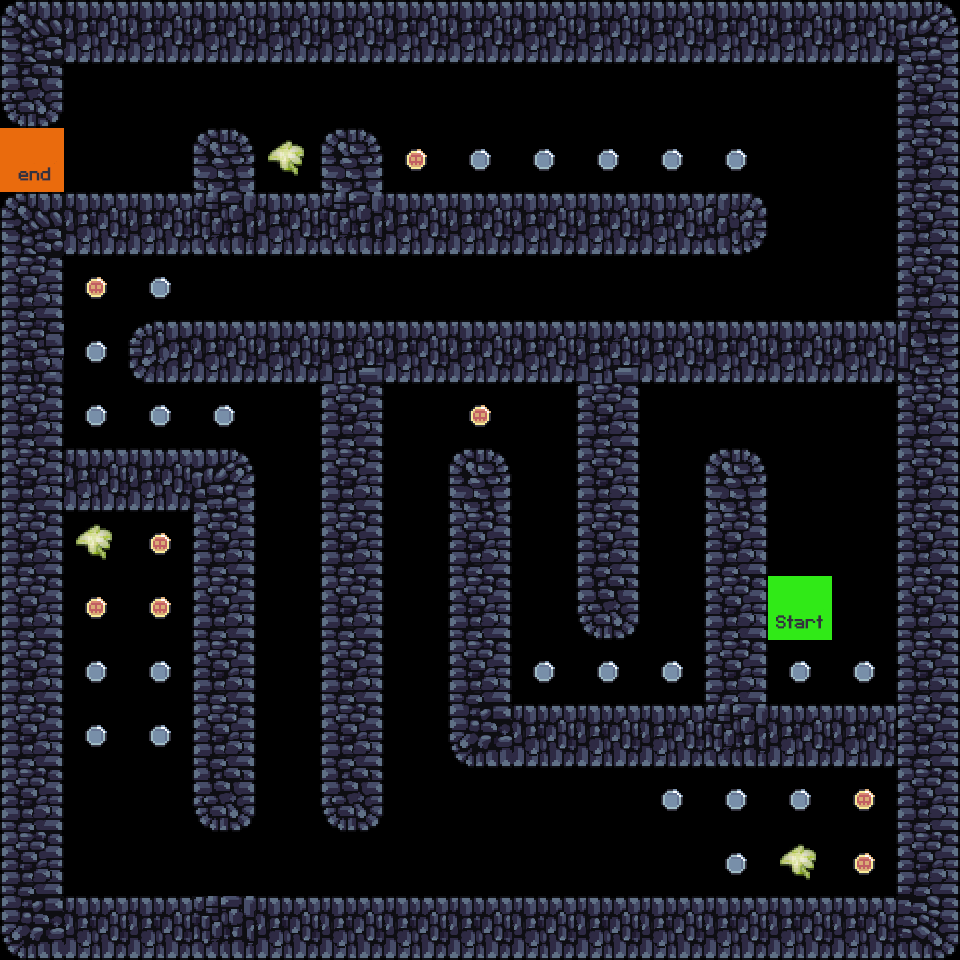

This is a level from a 2D game, rendered from its Tiled map with the project's own tilesets. A one-line summary and the complete map file follow:
An orthogonal 15x15 tile map with 64x64 px tiles, 5 tile layers (walls, coins, flowers, enemies, ...), 5 tilesets.

<map version="1.9" tiledversion="1.9.0" orientation="orthogonal" renderorder="right-down" width="15" height="15" tilewidth="64" tileheight="64" infinite="0" nextlayerid="8" nextobjectid="1">
 <editorsettings>
  <export target="../0/level_0.csv" format="csv" />
 </editorsettings>
 <tileset firstgid="1" source="../tilesets/terrain_tiles.tsx" />
 <tileset firstgid="26" source="../tilesets/coin_tiles.tsx" />
 <tileset firstgid="28" source="../tilesets/flower_tiles.tsx" />
 <tileset firstgid="29" source="../tilesets/player_tiles.tsx" />
 <tileset firstgid="31" source="../tilesets/enemy_tile.tsx" />
 <layer id="1" name="walls" width="15" height="15">
  <data encoding="csv">
16,14,14,14,14,14,14,14,14,14,14,14,14,14,17,
23,0,0,0,0,0,0,0,0,0,0,0,0,0,8,
0,0,0,3,0,3,0,0,0,0,0,0,0,0,8,
16,14,14,9,14,9,14,14,14,14,14,15,0,0,8,
8,0,0,0,0,0,0,0,0,0,0,0,0,0,8,
4,0,11,14,14,5,14,14,14,5,14,14,14,14,10,
8,0,0,0,0,8,0,0,0,8,0,0,0,0,8,
8,14,14,17,0,8,0,3,0,8,0,3,0,0,8,
8,0,0,8,0,8,0,8,0,8,0,8,0,0,8,
8,0,0,8,0,8,0,8,0,23,0,8,0,0,8,
8,0,0,8,0,8,0,8,0,0,0,8,0,0,8,
8,0,0,8,0,8,0,21,14,14,14,9,14,14,8,
8,0,0,23,0,23,0,0,0,0,0,0,0,0,8,
8,0,0,0,0,0,0,0,0,0,0,0,0,0,8,
21,14,14,9,14,14,14,14,14,14,14,14,14,14,22
</data>
 </layer>
 <layer id="2" name="coins" width="15" height="15">
  <data encoding="csv">
0,0,0,0,0,0,0,0,0,0,0,0,0,0,0,
0,0,0,0,0,0,0,0,0,0,0,0,0,0,0,
0,0,0,0,0,0,26,27,27,27,27,27,0,0,0,
0,0,0,0,0,0,0,0,0,0,0,0,0,0,0,
0,26,27,0,0,0,0,0,0,0,0,0,0,0,0,
0,27,0,0,0,0,0,0,0,0,0,0,0,0,0,
0,27,27,27,0,0,0,26,0,0,0,0,0,0,0,
0,0,0,0,0,0,0,0,0,0,0,0,0,0,0,
0,0,26,0,0,0,0,0,0,0,0,0,0,0,0,
0,26,26,0,0,0,0,0,0,0,0,0,0,0,0,
0,27,27,0,0,0,0,0,27,27,27,0,27,27,0,
0,27,27,0,0,0,0,0,0,0,0,0,0,0,0,
0,0,0,0,0,0,0,0,0,0,27,27,27,26,0,
0,0,0,0,0,0,0,0,0,0,0,27,0,26,0,
0,0,0,0,0,0,0,0,0,0,0,0,0,0,0
</data>
 </layer>
 <layer id="3" name="flowers" width="15" height="15">
  <data encoding="csv">
0,0,0,0,0,0,0,0,0,0,0,0,0,0,0,
0,0,0,0,0,0,0,0,0,0,0,0,0,0,0,
0,0,0,0,28,0,0,0,0,0,0,0,0,0,0,
0,0,0,0,0,0,0,0,0,0,0,0,0,0,0,
0,0,0,0,0,0,0,0,0,0,0,0,0,0,0,
0,0,0,0,0,0,0,0,0,0,0,0,0,0,0,
0,0,0,0,0,0,0,0,0,0,0,0,0,0,0,
0,0,0,0,0,0,0,0,0,0,0,0,0,0,0,
0,28,0,0,0,0,0,0,0,0,0,0,0,0,0,
0,0,0,0,0,0,0,0,0,0,0,0,0,0,0,
0,0,0,0,0,0,0,0,0,0,0,0,0,0,0,
0,0,0,0,0,0,0,0,0,0,0,0,0,0,0,
0,0,0,0,0,0,0,0,0,0,0,0,0,0,0,
0,0,0,0,0,0,0,0,0,0,0,0,28,0,0,
0,0,0,0,0,0,0,0,0,0,0,0,0,0,0
</data>
 </layer>
 <layer id="5" name="enemies" width="15" height="15">
  <data encoding="csv">
0,0,0,0,0,0,0,0,0,0,0,0,0,0,0,
0,0,0,0,0,0,0,0,0,0,0,0,0,0,0,
0,31,0,0,0,0,0,0,0,0,0,0,0,0,0,
0,0,0,0,0,0,0,0,0,0,0,0,0,0,0,
0,0,0,0,0,0,31,0,0,0,0,0,0,0,0,
0,0,0,0,0,0,0,0,0,0,0,0,0,0,0,
0,0,0,0,0,0,0,0,0,0,0,0,0,0,0,
0,0,0,0,0,0,0,0,0,0,0,0,0,0,0,
0,0,0,0,0,0,0,0,0,0,0,0,0,0,0,
0,0,0,0,0,0,0,0,0,0,0,0,0,0,0,
0,0,0,0,0,0,0,0,0,0,0,0,0,0,0,
0,0,0,0,0,0,0,0,0,0,0,0,0,0,0,
0,31,0,0,0,0,0,0,0,0,0,0,0,0,0,
0,0,0,0,0,0,0,0,0,0,31,0,0,0,0,
0,0,0,0,0,0,0,0,0,0,0,0,0,0,0
</data>
 </layer>
 <layer id="4" name="player" width="15" height="15">
  <data encoding="csv">
0,0,0,0,0,0,0,0,0,0,0,0,0,0,0,
0,0,0,0,0,0,0,0,0,0,0,0,0,0,0,
30,0,0,0,0,0,0,0,0,0,0,0,0,0,0,
0,0,0,0,0,0,0,0,0,0,0,0,0,0,0,
0,0,0,0,0,0,0,0,0,0,0,0,0,0,0,
0,0,0,0,0,0,0,0,0,0,0,0,0,0,0,
0,0,0,0,0,0,0,0,0,0,0,0,0,0,0,
0,0,0,0,0,0,0,0,0,0,0,0,0,0,0,
0,0,0,0,0,0,0,0,0,0,0,0,0,0,0,
0,0,0,0,0,0,0,0,0,0,0,0,29,0,0,
0,0,0,0,0,0,0,0,0,0,0,0,0,0,0,
0,0,0,0,0,0,0,0,0,0,0,0,0,0,0,
0,0,0,0,0,0,0,0,0,0,0,0,0,0,0,
0,0,0,0,0,0,0,0,0,0,0,0,0,0,0,
0,0,0,0,0,0,0,0,0,0,0,0,0,0,0
</data>
 </layer>
</map>
